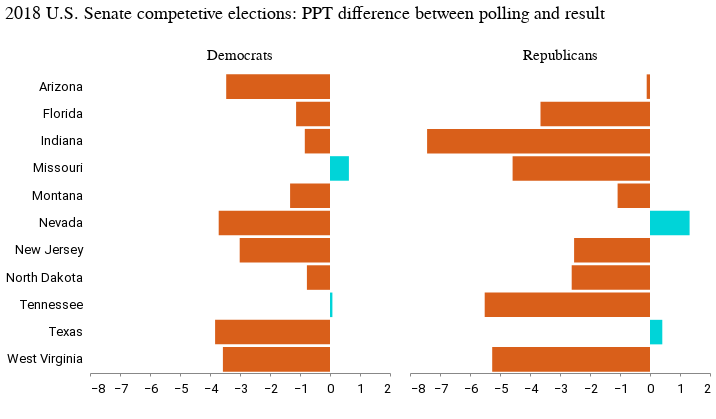

Notebook cell for this chart:
### Code cell
alt.Chart(df_long).mark_bar().encode(
    x=alt.X("diff_value", title=" ", axis=alt.Axis()),
    y=alt.Y("state", title=" "),
    color=alt.condition(
        alt.datum.diff_value > 0,
        alt.value("#00d4d8"),  # The positive color
        alt.value("#d95f1a"),  # The negative color
    ),
    facet=alt.Facet(
        "party",
        columns=2,
        title=" ",
        header=alt.Header(labelFontSize=15, labelFont="Summit Sans"),
    ),
).properties(
    height=300,
    width=300,
    title="2018 U.S. Senate competetive elections: PPT difference between polling and result",
)

### Figure 1 — Vega-Lite specification as saved in the notebook (floating-point values rounded to 4 significant figures)
{"config": {"view": {"width": 800, "height": 450, "strokeOpacity": 0}, "background": "#ffffff", "title": {"anchor": "start", "font": "Summit Sans", "fontColor": "palette[\"black\"]", "fontSize": 18, "fontWeight": "normal"}, "arc": {"fill": "#00d4d8"}, "area": {"fill": "#00d4d8"}, "line": {"stroke": "#00d4d8", "strokeWidth": 3}, "path": {"stroke": "#00d4d8"}, "rect": {"fill": "#00d4d8"}, "shape": {"stroke": "#00d4d8"}, "bar": {"fill": "#00d4d8"}, "point": {"stroke": "#00d4d8"}, "symbol": {"fill": "#00d4d8", "size": 30}, "axis": {"titleFont": "Roboto", "titleFontSize": 15, "titleFontWeight": "normal", "labelFont": "Roboto, sans", "labelFontSize": 13, "labelFontWeight": "normal"}, "axisX": {"labelAngle": 0, "labelPadding": 6, "tickSize": 3, "grid": false}, "axisY": {"labelBaseline": "middle", "maxExtent": 45, "minExtent": 45, "titleAlign": "left", "titleAngle": 0, "titleX": -45, "titleY": -11, "domainOpacity": 0, "gridWidth": 0.6, "gridColor": "#dddddd", "offset": 6, "tickSize": 0, "titleColor": "#767676"}, "legend": {"titleFont": "Roboto", "titleFontSize": 15, "titleFontWeight": "normal", "symbolType": "square", "labelFont": "Roboto, sans", "labelFontSize": 13}, "range": {"category": ["#005f66", "#e37e2d", "#d64a3b", "#76b0ef", "#c1bc40"], "diverging": ["#e68a4f", "#f4bb6a", "#f9e39c", "#dadfe2", "#a6b7c6", "#849eae"], "heatmap": ["#7ff6f6", "#00eeef", "#00d4d8", "#00abb2", "#00848b", "#fbf2c7", "#00363d"], "ordinal": ["#7ff6f6", "#00eeef", "#00d4d8", "#00abb2", "#00848b", "#fbf2c7", "#00363d"], "ramp": ["#7ff6f6", "#00eeef", "#00d4d8", "#00abb2", "#00848b", "#fbf2c7", "#00363d"]}}, "data": {"name": "data-3ece35827c10dbacf285a36b85b9b6bb"}, "mark": "bar", "encoding": {"color": {"condition": {"value": "#00d4d8", "test": "(datum.diff_value > 0)"}, "value": "#d95f1a"}, "facet": {"columns": 2, "field": "party", "header": {"labelFont": "Summit Sans", "labelFontSize": 15}, "title": " ", "type": "nominal"}, "x": {"axis": {}, "field": "diff_value", "title": " ", "type": "quantitative"}, "y": {"field": "state", "title": " ", "type": "nominal"}}, "height": 300, "title": "2018 U.S. Senate competetive elections: PPT difference between polling and result", "width": 300, "$schema": "https://vega.github.io/schema/vega-lite/v4.17.0.json", "datasets": {"data-3ece35827c10dbacf285a36b85b9b6bb": [{"state": "Arizona", "party": "Democrats", "diff_value": -3.46}, {"state": "Florida", "party": "Democrats", "diff_value": -1.13}, {"state": "Indiana", "party": "Democrats", "diff_value": -0.84}, {"state": "Missouri", "party": "Democrats", "diff_value": 0.63}, {"state": "Montana", "party": "Democrats", "diff_value": -1.33}, {"state": "North Dakota", "party": "Democrats", "diff_value": -0.77}, {"state": "New Jersey", "party": "Democrats", "diff_value": -3.01}, {"state": "Nevada", "party": "Democrats", "diff_value": -3.71}, {"state": "Tennessee", "party": "Democrats", "diff_value": 0.08}, {"state": "Texas", "party": "Democrats", "diff_value": -3.83}, {"state": "West Virginia", "party": "Democrats", "diff_value": -3.57}, {"state": "Arizona", "party": "Republicans", "diff_value": -0.11}, {"state": "Florida", "party": "Republicans", "diff_value": -3.65}, {"state": "Indiana", "party": "Republicans", "diff_value": -7.43}, {"state": "Missouri", "party": "Republicans", "diff_value": -4.58}, {"state": "Montana", "party": "Republicans", "diff_value": -1.08}, {"state": "North Dakota", "party": "Republicans", "diff_value": -2.61}, {"state": "New Jersey", "party": "Republicans", "diff_value": -2.53}, {"state": "Nevada", "party": "Republicans", "diff_value": 1.32}, {"state": "Tennessee", "party": "Republicans", "diff_value": -5.51}, {"state": "Texas", "party": "Republicans", "diff_value": 0.41}, {"state": "West Virginia", "party": "Republicans", "diff_value": -5.26}]}}
